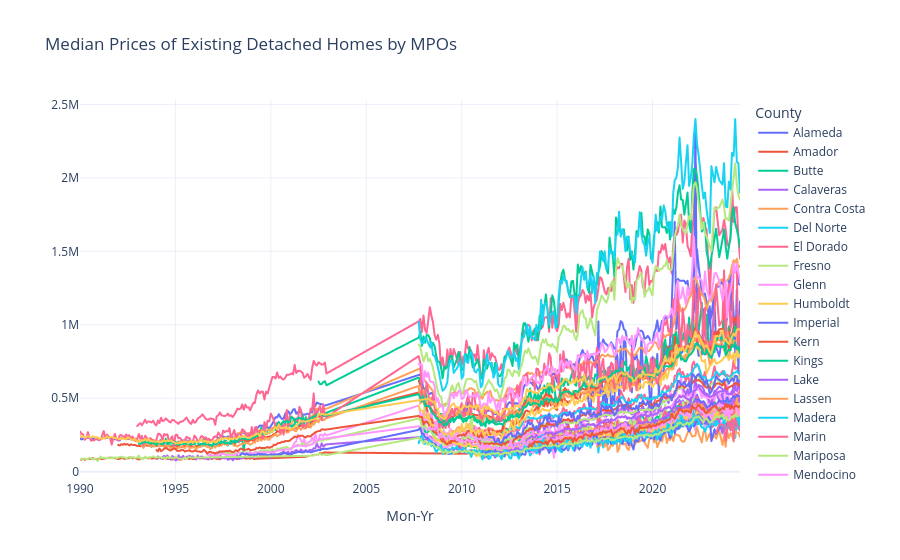

The notebook cell saved with this chart:
### Code cell
# Median Price

fig = px.line(full_merged, x='Mon-Yr', y='Median Price', color='County',  template='plotly_white',
               facet_col_wrap=2, title='Median Prices of Existing Detached Homes by MPOs',
                 labels={
                     "Median Price": "Price"
                 })

fig.update_layout(yaxis_title = None)

fig.show()

### Figure 1 — Plotly figure (JSON) as saved in the notebook; plotly's stock layout.template omitted (floating-point values rounded to 4 significant figures; data arrays with more than 128 entries replaced by an {"elided": "..."} marker saying what was removed)
{"data": [{"hovertemplate": "County=Alameda<br>Mon-Yr=%{x}<br>Price=%{y}<extra></extra>", "legendgroup": "Alameda", "line": {"color": "#636efa", "dash": "solid"}, "marker": {"symbol": "circle"}, "mode": "lines", "name": "Alameda", "showlegend": true, "type": "scattergl", "x": {"elided": "351 str values"}, "xaxis": "x", "y": {"elided": "351 float values"}, "yaxis": "y"}, {"hovertemplate": "County=Amador<br>Mon-Yr=%{x}<br>Price=%{y}<extra></extra>", "legendgroup": "Amador", "line": {"color": "#EF553B", "dash": "solid"}, "marker": {"symbol": "circle"}, "mode": "lines", "name": "Amador", "showlegend": true, "type": "scattergl", "x": {"elided": "170 str values"}, "xaxis": "x", "y": {"elided": "170 float values"}, "yaxis": "y"}, {"hovertemplate": "County=Butte<br>Mon-Yr=%{x}<br>Price=%{y}<extra></extra>", "legendgroup": "Butte", "line": {"color": "#00cc96", "dash": "solid"}, "marker": {"symbol": "circle"}, "mode": "lines", "name": "Butte", "showlegend": true, "type": "scattergl", "x": {"elided": "198 str values"}, "xaxis": "x", "y": {"elided": "198 float values"}, "yaxis": "y"}, {"hovertemplate": "County=Calaveras<br>Mon-Yr=%{x}<br>Price=%{y}<extra></extra>", "legendgroup": "Calaveras", "line": {"color": "#ab63fa", "dash": "solid"}, "marker": {"symbol": "circle"}, "mode": "lines", "name": "Calaveras", "showlegend": true, "type": "scattergl", "x": {"elided": "129 str values"}, "xaxis": "x", "y": {"elided": "129 float values"}, "yaxis": "y"}, {"hovertemplate": "County=Contra Costa<br>Mon-Yr=%{x}<br>Price=%{y}<extra></extra>", "legendgroup": "Contra Costa", "line": {"color": "#FFA15A", "dash": "solid"}, "marker": {"symbol": "circle"}, "mode": "lines", "name": "Contra Costa", "showlegend": true, "type": "scattergl", "x": {"elided": "198 str values"}, "xaxis": "x", "y": {"elided": "198 int values"}, "yaxis": "y"}, {"hovertemplate": "County=Del Norte<br>Mon-Yr=%{x}<br>Price=%{y}<extra></extra>", "legendgroup": "Del Norte", "line": {"color": "#19d3f3", "dash": "solid"}, "marker": {"symbol": "circle"}, "mode": "lines", "name": "Del Norte", "showlegend": true, "type": "scattergl", "x": {"elided": "129 str values"}, "xaxis": "x", "y": {"elided": "129 float values"}, "yaxis": "y"}, {"hovertemplate": "County=El Dorado<br>Mon-Yr=%{x}<br>Price=%{y}<extra></extra>", "legendgroup": "El Dorado", "line": {"color": "#FF6692", "dash": "solid"}, "marker": {"symbol": "circle"}, "mode": "lines", "name": "El Dorado", "showlegend": true, "type": "scattergl", "x": {"elided": "158 str values"}, "xaxis": "x", "y": {"elided": "158 float values"}, "yaxis": "y"}, {"hovertemplate": "County=Fresno<br>Mon-Yr=%{x}<br>Price=%{y}<extra></extra>", "legendgroup": "Fresno", "line": {"color": "#B6E880", "dash": "solid"}, "marker": {"symbol": "circle"}, "mode": "lines", "name": "Fresno", "showlegend": true, "type": "scattergl", "x": {"elided": "156 str values"}, "xaxis": "x", "y": {"elided": "156 int values"}, "yaxis": "y"}, {"hovertemplate": "County=Glenn<br>Mon-Yr=%{x}<br>Price=%{y}<extra></extra>", "legendgroup": "Glenn", "line": {"color": "#FF97FF", "dash": "solid"}, "marker": {"symbol": "circle"}, "mode": "lines", "name": "Glenn", "showlegend": true, "type": "scattergl", "x": {"elided": "139 str values"}, "xaxis": "x", "y": {"elided": "139 int values"}, "yaxis": "y"}, {"hovertemplate": "County=Humboldt<br>Mon-Yr=%{x}<br>Price=%{y}<extra></extra>", "legendgroup": "Humboldt", "line": {"color": "#FECB52", "dash": "solid"}, "marker": {"symbol": "circle"}, "mode": "lines", "name": "Humboldt", "showlegend": true, "type": "scattergl", "x": {"elided": "171 str values"}, "xaxis": "x", "y": {"elided": "171 float values"}, "yaxis": "y"}, {"hovertemplate": "County=Imperial<br>Mon-Yr=%{x}<br>Price=%{y}<extra></extra>", "legendgroup": "Imperial", "line": {"color": "#636efa", "dash": "solid"}, "marker": {"symbol": "circle"}, "mode": "lines", "name": "Imperial", "showlegend": true, "type": "scattergl", "x": ["2023-01-01T00:00:00", "2023-05-01T00:00:00", "2024-01-01T00:00:00", "2024-02-01T00:00:00", "2024-03-01T00:00:00", "2024-04-01T00:00:00", "2024-05-01T00:00:00", "2024-06-01T00:00:00", "2024-07-01T00:00:00", "2024-08-01T00:00:00"], "xaxis": "x", "y": [343500, 350000, 380000, 355000, 349000, 377500, 405000, 385000, 385000, 410640], "yaxis": "y"}, {"hovertemplate": "County=Kern<br>Mon-Yr=%{x}<br>Price=%{y}<extra></extra>", "legendgroup": "Kern", "line": {"color": "#EF553B", "dash": "solid"}, "marker": {"symbol": "circle"}, "mode": "lines", "name": "Kern", "showlegend": true, "type": "scattergl", "x": {"elided": "267 str values"}, "xaxis": "x", "y": {"elided": "267 int values"}, "yaxis": "y"}, {"hovertemplate": "County=Kings<br>Mon-Yr=%{x}<br>Price=%{y}<extra></extra>", "legendgroup": "Kings", "line": {"color": "#00cc96", "dash": "solid"}, "marker": {"symbol": "circle"}, "mode": "lines", "name": "Kings", "showlegend": true, "type": "scattergl", "x": {"elided": "169 str values"}, "xaxis": "x", "y": {"elided": "169 float values"}, "yaxis": "y"}, {"hovertemplate": "County=Lake<br>Mon-Yr=%{x}<br>Price=%{y}<extra></extra>", "legendgroup": "Lake", "line": {"color": "#ab63fa", "dash": "solid"}, "marker": {"symbol": "circle"}, "mode": "lines", "name": "Lake", "showlegend": true, "type": "scattergl", "x": {"elided": "304 str values"}, "xaxis": "x", "y": {"elided": "304 float values"}, "yaxis": "y"}, {"hovertemplate": "County=Lassen<br>Mon-Yr=%{x}<br>Price=%{y}<extra></extra>", "legendgroup": "Lassen", "line": {"color": "#FFA15A", "dash": "solid"}, "marker": {"symbol": "circle"}, "mode": "lines", "name": "Lassen", "showlegend": true, "type": "scattergl", "x": ["2017-02-01T00:00:00", "2017-03-01T00:00:00", "2017-04-01T00:00:00", "2017-05-01T00:00:00", "2017-06-01T00:00:00", "2017-07-01T00:00:00", "2017-08-01T00:00:00", "2017-09-01T00:00:00", "2017-10-01T00:00:00", "2017-11-01T00:00:00", "2017-12-01T00:00:00", "2018-01-01T00:00:00", "2018-02-01T00:00:00", "2018-03-01T00:00:00", "2018-04-01T00:00:00", "2018-05-01T00:00:00", "2018-06-01T00:00:00", "2018-07-01T00:00:00", "2018-08-01T00:00:00", "2018-09-01T00:00:00", "2018-10-01T00:00:00", "2018-11-01T00:00:00", "2018-12-01T00:00:00", "2019-01-01T00:00:00", "2019-02-01T00:00:00", "2019-03-01T00:00:00", "2019-04-01T00:00:00", "2019-05-01T00:00:00", "2019-06-01T00:00:00", "2019-07-01T00:00:00", "2019-08-01T00:00:00", "2019-09-01T00:00:00", "2019-10-01T00:00:00", "2019-11-01T00:00:00", "2019-12-01T00:00:00", "2020-01-01T00:00:00", "2020-02-01T00:00:00", "2020-03-01T00:00:00", "2020-04-01T00:00:00", "2020-05-01T00:00:00", "2020-06-01T00:00:00", "2020-07-01T00:00:00", "2020-08-01T00:00:00", "2020-09-01T00:00:00", "2020-10-01T00:00:00", "2020-11-01T00:00:00", "2020-12-01T00:00:00", "2021-01-01T00:00:00", "2021-02-01T00:00:00", "2021-03-01T00:00:00", "2021-04-01T00:00:00", "2021-05-01T00:00:00", "2021-06-01T00:00:00", "2021-07-01T00:00:00", "2021-08-01T00:00:00", "2021-09-01T00:00:00", "2021-10-01T00:00:00", "2021-11-01T00:00:00", "2021-12-01T00:00:00", "2022-01-01T00:00:00", "2022-02-01T00:00:00", "2022-03-01T00:00:00", "2022-04-01T00:00:00", "2022-05-01T00:00:00", "2022-06-01T00:00:00", "2022-08-01T00:00:00", "2022-09-01T00:00:00", "2022-10-01T00:00:00", "2022-11-01T00:00:00", "2023-01-01T00:00:00", "2023-02-01T00:00:00", "2023-04-01T00:00:00", "2023-05-01T00:00:00", "2023-07-01T00:00:00", "2023-09-01T00:00:00", "2023-10-01T00:00:00", "2023-11-01T00:00:00", "2023-12-01T00:00:00", "2024-01-01T00:00:00", "2024-02-01T00:00:00", "2024-03-01T00:00:00", "2024-04-01T00:00:00", "2024-05-01T00:00:00", "2024-06-01T00:00:00", "2024-07-01T00:00:00", "2024-08-01T00:00:00"], "xaxis": "x", "y": [171000, 182000, 175500, 192500, 195000, 171000, 215000, 145500, 160000, 189000, 175000, 217750, 280000, 135000, 155500, 215000, 212000, 185000, 192500, 159450, 148000, 184000, 208000, 228500, 185000, 220000, 200950, 205000, 215000, 225000, 200000, 180000, 162000, 222500, 247500, 239000, 199000, 230000, 167000, 195000, 225000, 205000, 249000, 272500, 194500, 231250, 215000, 249500, 208250, 252000, 253000, 247450, 244950, 215000, 204500, 205000, 232500, 264750, 292000, 259000, 239000, 243000, 245000, 302500, 260000, 199000, 269000, 290500, 210250, 260000, 212500, 252950, 224900, 280000, 181250, 247500, 170000, 272500, 229000, 263000, 247000, 205000, 274500, 267500, 265000, 236000], "yaxis": "y"}, {"hovertemplate": "County=Madera<br>Mon-Yr=%{x}<br>Price=%{y}<extra></extra>", "legendgroup": "Madera", "line": {"color": "#19d3f3", "dash": "solid"}, "marker": {"symbol": "circle"}, "mode": "lines", "name": "Madera", "showlegend": true, "type": "scattergl", "x": {"elided": "167 str values"}, "xaxis": "x", "y": {"elided": "167 float values"}, "yaxis": "y"}, {"hovertemplate": "County=Marin<br>Mon-Yr=%{x}<br>Price=%{y}<extra></extra>", "legendgroup": "Marin", "line": {"color": "#FF6692", "dash": "solid"}, "marker": {"symbol": "circle"}, "mode": "lines", "name": "Marin", "showlegend": true, "type": "scattergl", "x": {"elided": "316 str values"}, "xaxis": "x", "y": {"elided": "316 float values"}, "yaxis": "y"}, {"hovertemplate": "County=Mariposa<br>Mon-Yr=%{x}<br>Price=%{y}<extra></extra>", "legendgroup": "Mariposa", "line": {"color": "#B6E880", "dash": "solid"}, "marker": {"symbol": "circle"}, "mode": "lines", "name": "Mariposa", "showlegend": true, "type": "scattergl", "x": {"elided": "198 str values"}, "xaxis": "x", "y": {"elided": "198 int values"}, "yaxis": "y"}, {"hovertemplate": "County=Mendocino<br>Mon-Yr=%{x}<br>Price=%{y}<extra></extra>", "legendgroup": "Mendocino", "line": {"color": "#FF97FF", "dash": "solid"}, "marker": {"symbol": "circle"}, "mode": "lines", "name": "Mendocino", "showlegend": true, "type": "scattergl", "x": {"elided": "221 str values"}, "xaxis": "x", "y": {"elided": "221 float values"}, "yaxis": "y"}, {"hovertemplate": "County=Merced<br>Mon-Yr=%{x}<br>Price=%{y}<extra></extra>", "legendgroup": "Merced", "line": {"color": "#FECB52", "dash": "solid"}, "marker": {"symbol": "circle"}, "mode": "lines", "name": "Merced", "showlegend": true, "type": "scattergl", "x": {"elided": "167 str values"}, "xaxis": "x", "y": {"elided": "167 float values"}, "yaxis": "y"}, {"hovertemplate": "County=Mono<br>Mon-Yr=%{x}<br>Price=%{y}<extra></extra>", "legendgroup": "Mono", "line": {"color": "#636efa", "dash": "solid"}, "marker": {"symbol": "circle"}, "mode": "lines", "name": "Mono", "showlegend": true, "type": "scattergl", "x": ["2016-07-01T00:00:00", "2016-08-01T00:00:00", "2016-09-01T00:00:00", "2016-10-01T00:00:00", "2016-11-01T00:00:00", "2016-12-01T00:00:00", "2017-01-01T00:00:00", "2017-02-01T00:00:00", "2017-03-01T00:00:00", "2017-04-01T00:00:00", "2017-05-01T00:00:00", "2017-06-01T00:00:00", "2017-07-01T00:00:00", "2017-08-01T00:00:00", "2017-09-01T00:00:00", "2017-10-01T00:00:00", "2017-11-01T00:00:00", "2017-12-01T00:00:00", "2018-01-01T00:00:00", "2018-02-01T00:00:00", "2018-03-01T00:00:00", "2018-04-01T00:00:00", "2018-05-01T00:00:00", "2018-06-01T00:00:00", "2018-07-01T00:00:00", "2018-08-01T00:00:00", "2018-09-01T00:00:00", "2018-10-01T00:00:00", "2018-11-01T00:00:00", "2018-12-01T00:00:00", "2019-01-01T00:00:00", "2019-02-01T00:00:00", "2019-03-01T00:00:00", "2019-04-01T00:00:00", "2019-05-01T00:00:00", "2019-06-01T00:00:00", "2019-07-01T00:00:00", "2019-08-01T00:00:00", "2019-09-01T00:00:00", "2019-10-01T00:00:00", "2019-11-01T00:00:00", "2019-12-01T00:00:00", "2020-01-01T00:00:00", "2020-02-01T00:00:00", "2020-03-01T00:00:00", "2020-04-01T00:00:00", "2020-05-01T00:00:00", "2020-06-01T00:00:00", "2020-07-01T00:00:00", "2020-08-01T00:00:00", "2020-09-01T00:00:00", "2020-10-01T00:00:00", "2020-11-01T00:00:00", "2020-12-01T00:00:00", "2021-01-01T00:00:00", "2021-02-01T00:00:00", "2021-03-01T00:00:00", "2021-04-01T00:00:00", "2021-05-01T00:00:00", "2021-06-01T00:00:00", "2021-07-01T00:00:00", "2021-08-01T00:00:00", "2021-09-01T00:00:00", "2021-10-01T00:00:00", "2021-11-01T00:00:00", "2021-12-01T00:00:00", "2022-01-01T00:00:00", "2022-02-01T00:00:00", "2022-03-01T00:00:00", "2022-04-01T00:00:00", "2022-05-01T00:00:00", "2022-06-01T00:00:00", "2022-08-01T00:00:00", "2022-09-01T00:00:00", "2022-10-01T00:00:00", "2022-11-01T00:00:00", "2023-01-01T00:00:00", "2023-02-01T00:00:00", "2023-04-01T00:00:00", "2023-05-01T00:00:00", "2023-07-01T00:00:00", "2023-09-01T00:00:00", "2023-10-01T00:00:00", "2023-11-01T00:00:00", "2023-12-01T00:00:00", "2024-01-01T00:00:00", "2024-02-01T00:00:00", "2024-03-01T00:00:00", "2024-04-01T00:00:00", "2024-05-01T00:00:00", "2024-06-01T00:00:00", "2024-07-01T00:00:00", "2024-08-01T00:00:00"], "xaxis": "x", "y": [534600, 532500, 465000, 379000, 618750, 528500, 526750, 520880, 1022500, 516250, 627500, 482850, 578000, 386500, 632500, 715000, 400000, 515000, 480000, 830000, 780000, 520000, 852500, 570000, 899500, 880000, 622500, 599900, 725000, 541000, 782000, 765000, 800000, 717250, 564500, 910000, 692500, 712500, 699750, 725000, 556000, 400000, 780000, 700000, 665000, 801250, 520150, 720000, 669500, 665000, 875000, 844500, 806000, 880000, 1112500, 1435000, 1700000, 974000, 1140000, 822500, 805000, 819500, 844500, 840000, 840000, 972500, 950000, 992500, 1100000, 2362500, 870000, 788500, 797500, 1105000, 960000, 870000, 1125500, 802500, 1177750, 850000, 785000, 935000, 1050000, 985000, 1052500, 1304500, 1097500, 1250000, 1077380, 812500, 1240000, 680000, 1160000], "yaxis": "y"}, {"hovertemplate": "County=Monterey<br>Mon-Yr=%{x}<br>Price=%{y}<extra></extra>", "legendgroup": "Monterey", "line": {"color": "#EF553B", "dash": "solid"}, "marker": {"symbol": "circle"}, "mode": "lines", "name": "Monterey", "showlegend": true, "type": "scattergl", "x": {"elided": "198 str values"}, "xaxis": "x", "y": {"elided": "198 int values"}, "yaxis": "y"}, {"hovertemplate": "County=Napa<br>Mon-Yr=%{x}<br>Price=%{y}<extra></extra>", "legendgroup": "Napa", "line": {"color": "#00cc96", "dash": "solid"}, "marker": {"symbol": "circle"}, "mode": "lines", "name": "Napa", "showlegend": true, "type": "scattergl", "x": {"elided": "315 str values"}, "xaxis": "x", "y": {"elided": "315 float values"}, "yaxis": "y"}, {"hovertemplate": "County=Nevada<br>Mon-Yr=%{x}<br>Price=%{y}<extra></extra>", "legendgroup": "Nevada", "line": {"color": "#ab63fa", "dash": "solid"}, "marker": {"symbol": "circle"}, "mode": "lines", "name": "Nevada", "showlegend": true, "type": "scattergl", "x": ["2013-09-01T00:00:00", "2013-10-01T00:00:00", "2013-11-01T00:00:00", "2013-12-01T00:00:00", "2014-01-01T00:00:00", "2014-02-01T00:00:00", "2014-03-01T00:00:00", "2014-04-01T00:00:00", "2014-05-01T00:00:00", "2014-06-01T00:00:00", "2014-07-01T00:00:00", "2014-08-01T00:00:00", "2014-09-01T00:00:00", "2014-10-01T00:00:00", "2014-11-01T00:00:00", "2014-12-01T00:00:00", "2015-01-01T00:00:00", "2015-02-01T00:00:00", "2015-03-01T00:00:00", "2015-04-01T00:00:00", "2015-05-01T00:00:00", "2015-06-01T00:00:00", "2015-07-01T00:00:00", "2015-08-01T00:00:00", "2015-09-01T00:00:00", "2015-10-01T00:00:00", "2015-11-01T00:00:00", "2015-12-01T00:00:00", "2016-01-01T00:00:00", "2016-02-01T00:00:00", "2016-03-01T00:00:00", "2016-04-01T00:00:00", "2016-05-01T00:00:00", "2016-06-01T00:00:00", "2016-07-01T00:00:00", "2016-08-01T00:00:00", "2016-09-01T00:00:00", "2016-10-01T00:00:00", "2016-11-01T00:00:00", "2016-12-01T00:00:00", "2017-01-01T00:00:00", "2017-02-01T00:00:00", "2017-03-01T00:00:00", "2017-04-01T00:00:00", "2017-05-01T00:00:00", "2017-06-01T00:00:00", "2017-07-01T00:00:00", "2017-08-01T00:00:00", "2017-09-01T00:00:00", "2017-10-01T00:00:00", "2017-11-01T00:00:00", "2017-12-01T00:00:00", "2018-01-01T00:00:00", "2018-02-01T00:00:00", "2018-03-01T00:00:00", "2018-04-01T00:00:00", "2018-05-01T00:00:00", "2018-06-01T00:00:00", "2018-07-01T00:00:00", "2018-08-01T00:00:00", "2018-09-01T00:00:00", "2018-10-01T00:00:00", "2018-11-01T00:00:00", "2018-12-01T00:00:00", "2019-01-01T00:00:00", "2019-02-01T00:00:00", "2019-03-01T00:00:00", "2019-04-01T00:00:00", "2019-05-01T00:00:00", "2019-06-01T00:00:00", "2019-07-01T00:00:00", "2019-08-01T00:00:00", "2019-09-01T00:00:00", "2019-10-01T00:00:00", "2019-11-01T00:00:00", "2019-12-01T00:00:00", "2020-01-01T00:00:00", "2020-02-01T00:00:00", "2020-03-01T00:00:00", "2020-04-01T00:00:00", "2020-05-01T00:00:00", "2020-06-01T00:00:00", "2020-07-01T00:00:00", "2020-08-01T00:00:00", "2020-09-01T00:00:00", "2020-10-01T00:00:00", "2020-11-01T00:00:00", "2020-12-01T00:00:00", "2021-01-01T00:00:00", "2021-02-01T00:00:00", "2021-03-01T00:00:00", "2021-04-01T00:00:00", "2021-05-01T00:00:00", "2021-06-01T00:00:00", "2021-07-01T00:00:00", "2021-08-01T00:00:00", "2021-09-01T00:00:00", "2021-10-01T00:00:00", "2021-11-01T00:00:00", "2021-12-01T00:00:00", "2022-01-01T00:00:00", "2022-02-01T00:00:00", "2022-03-01T00:00:00", "2022-04-01T00:00:00", "2022-05-01T00:00:00", "2022-06-01T00:00:00", "2022-08-01T00:00:00", "2022-09-01T00:00:00", "2022-10-01T00:00:00", "2022-11-01T00:00:00", "2023-01-01T00:00:00", "2023-02-01T00:00:00", "2023-04-01T00:00:00", "2023-05-01T00:00:00", "2023-07-01T00:00:00", "2023-09-01T00:00:00", "2023-10-01T00:00:00", "2023-11-01T00:00:00", "2023-12-01T00:00:00", "2024-01-01T00:00:00", "2024-02-01T00:00:00", "2024-03-01T00:00:00", "2024-04-01T00:00:00", "2024-05-01T00:00:00", "2024-06-01T00:00:00", "2024-07-01T00:00:00", "2024-08-01T00:00:00"], "xaxis": "x", "y": [298500.0, 310700.0, 280000.0, 310500.0, 268200.0, 305300.0, 326900.0, 315200.0, 277900.0, 316130, 303400.0, 338890, 306250, 315520, 309370, 314290, 339290, 320000, 330360, 336760, 340620, 341300, 321000, 325000, 339900, 330500, 341250, 350000, 339500, 295950, 364900, 327500, 354000, 352000, 359000, 343000, 348700, 360000, 358500, 355000, 366500, 390000, 383750, 424000, 389000, 380000, 398500, 375000, 410000, 388500, 405750, 393500, 382000, 400000, 430000, 408700.0, 404000, 452000, 419500, 420000, 445000, 401500, 399000, 389950, 402950, 382000, 412500, 397000, 420000, 427500, 445000, 415500, 399000, 419500, 458500, 400000, 367000, 420000, 425000, 460000, 410000, 433750, 500000, 475000, 478750, 492500, 466250, 508000, 525000, 519500, 530000, 555000, 563250, 566000, 570000, 570950, 549500, 525000, 561250, 520000, 550000, 547500, 559000, 617000, 560500, 590000, 580000, 565000, 532500, 523000, 470000, 475000, 550000, 552500, 579900, 563000, 538000, 585000, 537000, 525000, 530000, 525000, 599000, 560000, 625000, 609480, 560000], "yaxis": "y"}, {"hovertemplate": "County=Orange<br>Mon-Yr=%{x}<br>Price=%{y}<extra></extra>", "legendgroup": "Orange", "line": {"color": "#FFA15A", "dash": "solid"}, "marker": {"symbol": "circle"}, "mode": "lines", "name": "Orange", "showlegend": true, "type": "scattergl", "x": {"elided": "330 str values"}, "xaxis": "x", "y": {"elided": "330 float values"}, "yaxis": "y"}, {"hovertemplate": "County=Placer<br>Mon-Yr=%{x}<br>Price=%{y}<extra></extra>", "legendgroup": "Placer", "line": {"color": "#19d3f3", "dash": "solid"}, "marker": {"symbol": "circle"}, "mode": "lines", "name": "Placer", "showlegend": true, "type": "scattergl", "x": {"elided": "147 str values"}, "xaxis": "x", "y": {"elided": "147 int values"}, "yaxis": "y"}, {"hovertemplate": "County=Plumas<br>Mon-Yr=%{x}<br>Price=%{y}<extra></extra>", "legendgroup": "Plumas", "line": {"color": "#FF6692", "dash": "solid"}, "marker": {"symbol": "circle"}, "mode": "lines", "name": "Plumas", "showlegend": true, "type": "scattergl", "x": ["2013-10-01T00:00:00", "2013-11-01T00:00:00", "2013-12-01T00:00:00", "2014-01-01T00:00:00", "2014-02-01T00:00:00", "2014-03-01T00:00:00", "2014-04-01T00:00:00", "2014-05-01T00:00:00", "2014-06-01T00:00:00", "2014-07-01T00:00:00", "2014-08-01T00:00:00", "2014-09-01T00:00:00", "2014-10-01T00:00:00", "2014-11-01T00:00:00", "2014-12-01T00:00:00", "2015-01-01T00:00:00", "2015-02-01T00:00:00", "2015-03-01T00:00:00", "2015-04-01T00:00:00", "2015-05-01T00:00:00", "2015-06-01T00:00:00", "2015-07-01T00:00:00", "2015-08-01T00:00:00", "2015-09-01T00:00:00", "2015-10-01T00:00:00", "2015-11-01T00:00:00", "2015-12-01T00:00:00", "2016-01-01T00:00:00", "2016-02-01T00:00:00", "2016-03-01T00:00:00", "2016-04-01T00:00:00", "2016-05-01T00:00:00", "2016-06-01T00:00:00", "2016-07-01T00:00:00", "2016-08-01T00:00:00", "2016-09-01T00:00:00", "2016-10-01T00:00:00", "2016-11-01T00:00:00", "2016-12-01T00:00:00", "2017-01-01T00:00:00", "2017-02-01T00:00:00", "2017-03-01T00:00:00", "2017-04-01T00:00:00", "2017-05-01T00:00:00", "2017-06-01T00:00:00", "2017-07-01T00:00:00", "2017-08-01T00:00:00", "2017-09-01T00:00:00", "2017-10-01T00:00:00", "2017-11-01T00:00:00", "2017-12-01T00:00:00", "2018-01-01T00:00:00", "2018-02-01T00:00:00", "2018-03-01T00:00:00", "2018-04-01T00:00:00", "2018-05-01T00:00:00", "2018-06-01T00:00:00", "2018-07-01T00:00:00", "2018-08-01T00:00:00", "2018-09-01T00:00:00", "2018-10-01T00:00:00", "2018-11-01T00:00:00", "2018-12-01T00:00:00", "2019-01-01T00:00:00", "2019-02-01T00:00:00", "2019-03-01T00:00:00", "2019-04-01T00:00:00", "2019-05-01T00:00:00", "2019-06-01T00:00:00", "2019-07-01T00:00:00", "2019-08-01T00:00:00", "2019-09-01T00:00:00", "2019-10-01T00:00:00", "2019-11-01T00:00:00", "2019-12-01T00:00:00", "2020-01-01T00:00:00", "2020-02-01T00:00:00", "2020-03-01T00:00:00", "2020-04-01T00:00:00", "2020-05-01T00:00:00", "2020-06-01T00:00:00", "2020-07-01T00:00:00", "2020-08-01T00:00:00", "2020-09-01T00:00:00", "2020-10-01T00:00:00", "2020-11-01T00:00:00", "2020-12-01T00:00:00", "2021-01-01T00:00:00", "2021-02-01T00:00:00", "2021-03-01T00:00:00", "2021-04-01T00:00:00", "2021-05-01T00:00:00", "2021-06-01T00:00:00", "2021-07-01T00:00:00", "2021-08-01T00:00:00", "2021-09-01T00:00:00", "2021-10-01T00:00:00", "2021-11-01T00:00:00", "2021-12-01T00:00:00", "2022-01-01T00:00:00", "2022-02-01T00:00:00", "2022-03-01T00:00:00", "2022-04-01T00:00:00", "2022-05-01T00:00:00", "2022-06-01T00:00:00", "2022-08-01T00:00:00", "2022-09-01T00:00:00", "2022-10-01T00:00:00", "2022-11-01T00:00:00", "2023-01-01T00:00:00", "2023-02-01T00:00:00", "2023-04-01T00:00:00", "2023-05-01T00:00:00", "2023-07-01T00:00:00", "2023-09-01T00:00:00", "2023-10-01T00:00:00", "2023-11-01T00:00:00", "2023-12-01T00:00:00", "2024-01-01T00:00:00", "2024-02-01T00:00:00", "2024-03-01T00:00:00", "2024-04-01T00:00:00", "2024-05-01T00:00:00", "2024-06-01T00:00:00", "2024-07-01T00:00:00", "2024-08-01T00:00:00"], "xaxis": "x", "y": [250000, 259000, 249000, 246000, 118000, 207500, 231500, 189000, 230250, 217500, 278570, 259380, 255000, 200000, 233330, 275000, 180000, 241670, 212500, 205000, 300000, 250000, 248000, 267500, 264760, 213500, 264500, 342000, 269000, 225000, 277000, 225000, 270000, 245000, 275000, 278500, 215000, 266000, 230000, 300250, 210000, 565000, 239000, 285000, 297000, 325000, 325000, 275000, 320000, 302000, 256000, 265950, 261500, 353000, 280250, 310000, 290000, 290000, 292250, 265000, 310000, 289500, 262950, 308240, 258500, 287500, 395000, 350500, 340000, 280000, 345000, 380000, 275000, 275000, 270500, 330000, 321500, 287500, 252500, 269000, 305000, 350000, 392000, 412000, 385000, 385000, 305000, 315000, 329500, 385000, 400000, 423000, 395000, 454500, 397500, 397000, 470000, 380000, 420000, 460000, 339000, 391500, 350000, 504000, 400000, 380000, 475000, 442500, 375000, 350000, 305000, 319250, 355000, 364050, 441250, 385250, 400000, 360000, 363620, 370000, 407500, 320000, 529000, 465000, 528000, 547420], "yaxis": "y"}, {"hovertemplate": "County=Riverside<br>Mon-Yr=%{x}<br>Price=%{y}<extra></extra>", "legendgroup": "Riverside", "line": {"color": "#B6E880", "dash": "solid"}, "marker": {"symbol": "circle"}, "mode": "lines", "name": "Riverside", "showlegend": true, "type": "scattergl", "x": {"elided": "270 str values"}, "xaxis": "x", "y": {"elided": "270 float values"}, "yaxis": "y"}, {"hovertemplate": "County=Sacramento<br>Mon-Yr=%{x}<br>Price=%{y}<extra></extra>", "legendgroup": "Sacramento", "line": {"color": "#FF97FF", "dash": "solid"}, "marker": {"symbol": "circle"}, "mode": "lines", "name": "Sacramento", "showlegend": true, "type": "scattergl", "x": {"elided": "274 str values"}, "xaxis": "x", "y": {"elided": "274 float values"}, "yaxis": "y"}, {"hovertemplate": "County=San Benito<br>Mon-Yr=%{x}<br>Price=%{y}<extra></extra>", "legendgroup": "San Benito", "line": {"color": "#FECB52", "dash": "solid"}, "marker": {"symbol": "circle"}, "mode": "lines", "name": "San Benito", "showlegend": true, "type": "scattergl", "x": {"elided": "198 str values"}, "xaxis": "x", "y": {"elided": "198 int values"}, "yaxis": "y"}, {"hovertemplate": "County=San Bernardino<br>Mon-Yr=%{x}<br>Price=%{y}<extra></extra>", "legendgroup": "San Bernardino", "line": {"color": "#636efa", "dash": "solid"}, "marker": {"symbol": "circle"}, "mode": "lines", "name": "San Bernardino", "showlegend": true, "type": "scattergl", "x": {"elided": "258 str values"}, "xaxis": "x", "y": {"elided": "258 float values"}, "yaxis": "y"}, {"hovertemplate": "County=San Diego<br>Mon-Yr=%{x}<br>Price=%{y}<extra></extra>", "legendgroup": "San Diego", "line": {"color": "#EF553B", "dash": "solid"}, "marker": {"symbol": "circle"}, "mode": "lines", "name": "San Diego", "showlegend": true, "type": "scattergl", "x": {"elided": "328 str values"}, "xaxis": "x", "y": {"elided": "328 float values"}, "yaxis": "y"}, {"hovertemplate": "County=San Francisco<br>Mon-Yr=%{x}<br>Price=%{y}<extra></extra>", "legendgroup": "San Francisco", "line": {"color": "#00cc96", "dash": "solid"}, "marker": {"symbol": "circle"}, "mode": "lines", "name": "San Francisco", "showlegend": true, "type": "scattergl", "x": {"elided": "204 str values"}, "xaxis": "x", "y": {"elided": "204 int values"}, "yaxis": "y"}, {"hovertemplate": "County=San Joaquin<br>Mon-Yr=%{x}<br>Price=%{y}<extra></extra>", "legendgroup": "San Joaquin", "line": {"color": "#ab63fa", "dash": "solid"}, "marker": {"symbol": "circle"}, "mode": "lines", "name": "San Joaquin", "showlegend": true, "type": "scattergl", "x": {"elided": "147 str values"}, "xaxis": "x", "y": {"elided": "147 int values"}, "yaxis": "y"}, {"hovertemplate": "County=San Luis Obispo<br>Mon-Yr=%{x}<br>Price=%{y}<extra></extra>", "legendgroup": "San Luis Obispo", "line": {"color": "#FFA15A", "dash": "solid"}, "marker": {"symbol": "circle"}, "mode": "lines", "name": "San Luis Obispo", "showlegend": true, "type": "scattergl", "x": {"elided": "316 str values"}, "xaxis": "x", "y": {"elided": "316 float values"}, "yaxis": "y"}, {"hovertemplate": "County=San Mateo<br>Mon-Yr=%{x}<br>Price=%{y}<extra></extra>", "legendgroup": "San Mateo", "line": {"color": "#19d3f3", "dash": "solid"}, "marker": {"symbol": "circle"}, "mode": "lines", "name": "San Mateo", "showlegend": true, "type": "scattergl", "x": {"elided": "198 str values"}, "xaxis": "x", "y": {"elided": "198 int values"}, "yaxis": "y"}, {"hovertemplate": "County=Santa Barbara<br>Mon-Yr=%{x}<br>Price=%{y}<extra></extra>", "legendgroup": "Santa Barbara", "line": {"color": "#FF6692", "dash": "solid"}, "marker": {"symbol": "circle"}, "mode": "lines", "name": "Santa Barbara", "showlegend": true, "type": "scattergl", "x": {"elided": "349 str values"}, "xaxis": "x", "y": {"elided": "349 float values"}, "yaxis": "y"}, {"hovertemplate": "County=Santa Clara<br>Mon-Yr=%{x}<br>Price=%{y}<extra></extra>", "legendgroup": "Santa Clara", "line": {"color": "#B6E880", "dash": "solid"}, "marker": {"symbol": "circle"}, "mode": "lines", "name": "Santa Clara", "showlegend": true, "type": "scattergl", "x": {"elided": "198 str values"}, "xaxis": "x", "y": {"elided": "198 int values"}, "yaxis": "y"}, {"hovertemplate": "County=Santa Cruz<br>Mon-Yr=%{x}<br>Price=%{y}<extra></extra>", "legendgroup": "Santa Cruz", "line": {"color": "#FF97FF", "dash": "solid"}, "marker": {"symbol": "circle"}, "mode": "lines", "name": "Santa Cruz", "showlegend": true, "type": "scattergl", "x": {"elided": "198 str values"}, "xaxis": "x", "y": {"elided": "198 int values"}, "yaxis": "y"}, {"hovertemplate": "County=Shasta<br>Mon-Yr=%{x}<br>Price=%{y}<extra></extra>", "legendgroup": "Shasta", "line": {"color": "#FECB52", "dash": "solid"}, "marker": {"symbol": "circle"}, "mode": "lines", "name": "Shasta", "showlegend": true, "type": "scattergl", "x": {"elided": "189 str values"}, "xaxis": "x", "y": {"elided": "189 float values"}, "yaxis": "y"}, {"hovertemplate": "County=Siskiyou<br>Mon-Yr=%{x}<br>Price=%{y}<extra></extra>", "legendgroup": "Siskiyou", "line": {"color": "#636efa", "dash": "solid"}, "marker": {"symbol": "circle"}, "mode": "lines", "name": "Siskiyou", "showlegend": true, "type": "scattergl", "x": {"elided": "157 str values"}, "xaxis": "x", "y": {"elided": "157 int values"}, "yaxis": "y"}, {"hovertemplate": "County=Solano<br>Mon-Yr=%{x}<br>Price=%{y}<extra></extra>", "legendgroup": "Solano", "line": {"color": "#EF553B", "dash": "solid"}, "marker": {"symbol": "circle"}, "mode": "lines", "name": "Solano", "showlegend": true, "type": "scattergl", "x": {"elided": "305 str values"}, "xaxis": "x", "y": {"elided": "305 float values"}, "yaxis": "y"}, {"hovertemplate": "County=Sonoma<br>Mon-Yr=%{x}<br>Price=%{y}<extra></extra>", "legendgroup": "Sonoma", "line": {"color": "#00cc96", "dash": "solid"}, "marker": {"symbol": "circle"}, "mode": "lines", "name": "Sonoma", "showlegend": true, "type": "scattergl", "x": {"elided": "315 str values"}, "xaxis": "x", "y": {"elided": "315 float values"}, "yaxis": "y"}, {"hovertemplate": "County=Stanislaus<br>Mon-Yr=%{x}<br>Price=%{y}<extra></extra>", "legendgroup": "Stanislaus", "line": {"color": "#ab63fa", "dash": "solid"}, "marker": {"symbol": "circle"}, "mode": "lines", "name": "Stanislaus", "showlegend": true, "type": "scattergl", "x": {"elided": "147 str values"}, "xaxis": "x", "y": {"elided": "147 float values"}, "yaxis": "y"}, {"hovertemplate": "County=Sutter<br>Mon-Yr=%{x}<br>Price=%{y}<extra></extra>", "legendgroup": "Sutter", "line": {"color": "#FFA15A", "dash": "solid"}, "marker": {"symbol": "circle"}, "mode": "lines", "name": "Sutter", "showlegend": true, "type": "scattergl", "x": {"elided": "129 str values"}, "xaxis": "x", "y": {"elided": "129 int values"}, "yaxis": "y"}, {"hovertemplate": "County=Tehama<br>Mon-Yr=%{x}<br>Price=%{y}<extra></extra>", "legendgroup": "Tehama", "line": {"color": "#19d3f3", "dash": "solid"}, "marker": {"symbol": "circle"}, "mode": "lines", "name": "Tehama", "showlegend": true, "type": "scattergl", "x": {"elided": "197 str values"}, "xaxis": "x", "y": {"elided": "197 float values"}, "yaxis": "y"}, {"hovertemplate": "County=Trinity<br>Mon-Yr=%{x}<br>Price=%{y}<extra></extra>", "legendgroup": "Trinity", "line": {"color": "#FF6692", "dash": "solid"}, "marker": {"symbol": "circle"}, "mode": "lines", "name": "Trinity", "showlegend": true, "type": "scattergl", "x": ["2023-05-01T00:00:00", "2023-07-01T00:00:00", "2023-09-01T00:00:00", "2023-10-01T00:00:00", "2023-11-01T00:00:00", "2023-12-01T00:00:00", "2024-01-01T00:00:00", "2024-02-01T00:00:00", "2024-03-01T00:00:00", "2024-04-01T00:00:00", "2024-05-01T00:00:00", "2024-06-01T00:00:00", "2024-07-01T00:00:00", "2024-08-01T00:00:00"], "xaxis": "x", "y": [263250, 320000, 320000, 320000, 211000, 287000, 402500, 280000, 360000, 212000, 360000, 322100, 297500, 280000], "yaxis": "y"}, {"hovertemplate": "County=Tulare<br>Mon-Yr=%{x}<br>Price=%{y}<extra></extra>", "legendgroup": "Tulare", "line": {"color": "#B6E880", "dash": "solid"}, "marker": {"symbol": "circle"}, "mode": "lines", "name": "Tulare", "showlegend": true, "type": "scattergl", "x": {"elided": "277 str values"}, "xaxis": "x", "y": {"elided": "277 float values"}, "yaxis": "y"}, {"hovertemplate": "County=Tuolumne<br>Mon-Yr=%{x}<br>Price=%{y}<extra></extra>", "legendgroup": "Tuolumne", "line": {"color": "#FF97FF", "dash": "solid"}, "marker": {"symbol": "circle"}, "mode": "lines", "name": "Tuolumne", "showlegend": true, "type": "scattergl", "x": {"elided": "193 str values"}, "xaxis": "x", "y": {"elided": "193 float values"}, "yaxis": "y"}, {"hovertemplate": "County=Ventura<br>Mon-Yr=%{x}<br>Price=%{y}<extra></extra>", "legendgroup": "Ventura", "line": {"color": "#FECB52", "dash": "solid"}, "marker": {"symbol": "circle"}, "mode": "lines", "name": "Ventura", "showlegend": true, "type": "scattergl", "x": {"elided": "338 str values"}, "xaxis": "x", "y": {"elided": "338 float values"}, "yaxis": "y"}, {"hovertemplate": "County=Yolo<br>Mon-Yr=%{x}<br>Price=%{y}<extra></extra>", "legendgroup": "Yolo", "line": {"color": "#636efa", "dash": "solid"}, "marker": {"symbol": "circle"}, "mode": "lines", "name": "Yolo", "showlegend": true, "type": "scattergl", "x": {"elided": "153 str values"}, "xaxis": "x", "y": {"elided": "153 float values"}, "yaxis": "y"}, {"hovertemplate": "County=Yuba<br>Mon-Yr=%{x}<br>Price=%{y}<extra></extra>", "legendgroup": "Yuba", "line": {"color": "#EF553B", "dash": "solid"}, "marker": {"symbol": "circle"}, "mode": "lines", "name": "Yuba", "showlegend": true, "type": "scattergl", "x": {"elided": "129 str values"}, "xaxis": "x", "y": {"elided": "129 int values"}, "yaxis": "y"}], "layout": {"legend": {"title": {"text": "County"}, "tracegroupgap": 0}, "title": {"text": "Median Prices of Existing Detached Homes by MPOs"}, "xaxis": {"anchor": "y", "domain": [0, 1], "title": {"text": "Mon-Yr"}}, "yaxis": {"anchor": "x", "domain": [0, 1], "title": {}}}}
